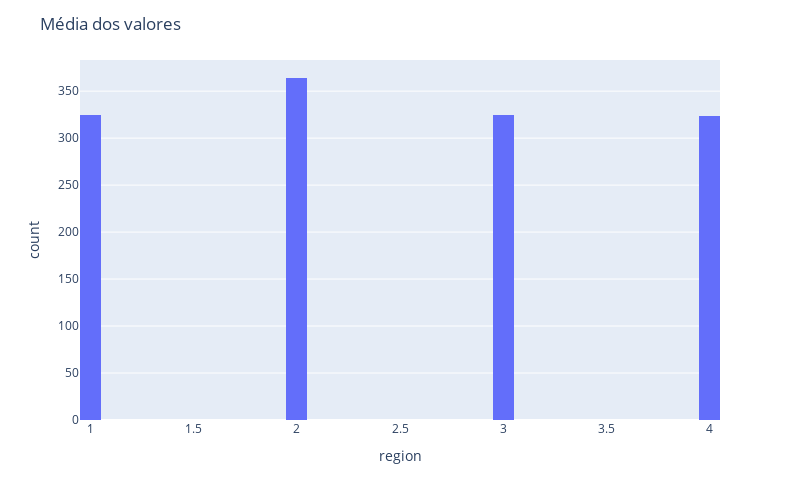

The notebook cell saved with this chart:
### Code cell
hist =  px.histogram (df2,  x = "region", nbins=60) 
hist.update_layout(width=800,height=500,title_text='Média dos valores') 
hist.show()

### Figure 1 — Plotly figure (JSON) as saved in the notebook; plotly's stock layout.template omitted (floating-point values rounded to 4 significant figures; data arrays with more than 128 entries replaced by an {"elided": "..."} marker saying what was removed)
{"data": [{"alignmentgroup": "True", "bingroup": "x", "hovertemplate": "region=%{x}<br>count=%{y}<extra></extra>", "legendgroup": "", "marker": {"color": "#636efa", "pattern": {"shape": ""}}, "name": "", "nbinsx": 60, "offsetgroup": "", "orientation": "v", "showlegend": false, "type": "histogram", "x": {"elided": "1338 int values"}, "xaxis": "x", "yaxis": "y"}], "layout": {"barmode": "relative", "height": 500, "legend": {"tracegroupgap": 0}, "margin": {"t": 60}, "title": {"text": "Média dos valores"}, "width": 800, "xaxis": {"anchor": "y", "domain": [0, 1], "title": {"text": "region"}}, "yaxis": {"anchor": "x", "domain": [0, 1], "title": {"text": "count"}}}}
